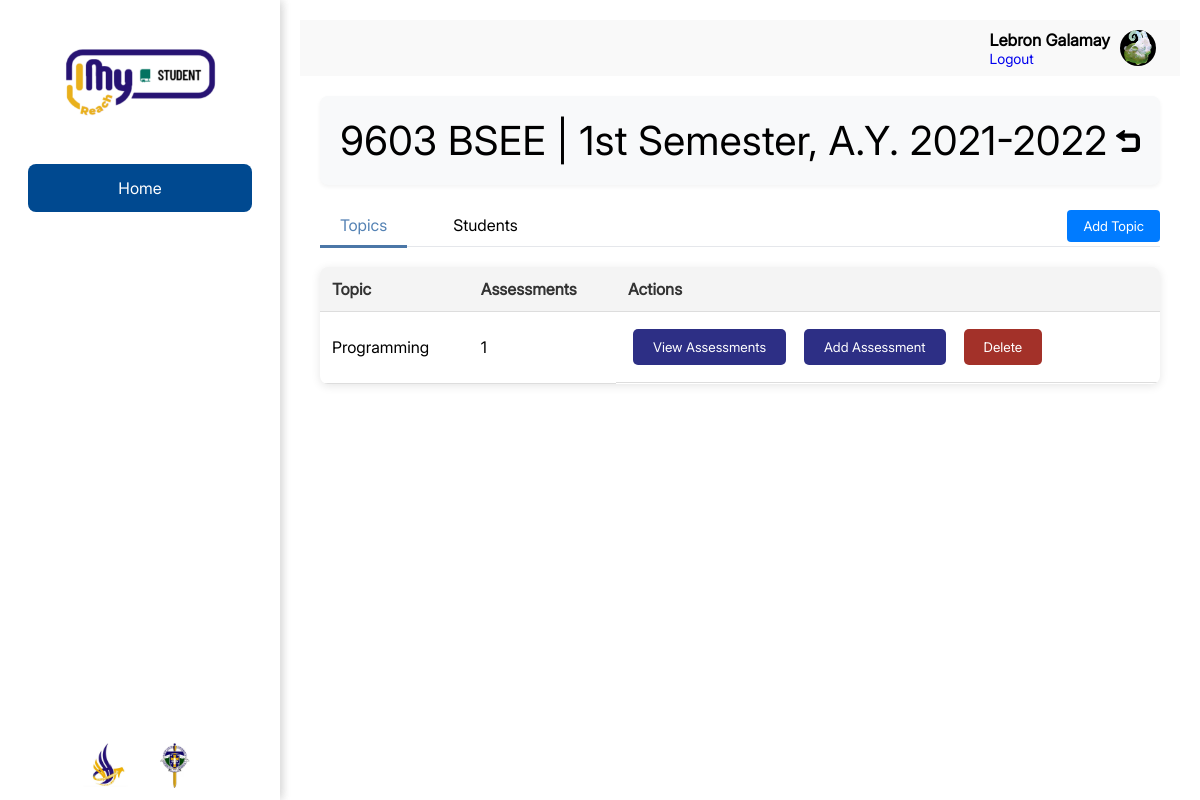
The page /class.php?id=9603 (signed in) on the database its author committed.
### tables this page shows
CREATE TABLE IF NOT EXISTS `classes` (
  `id` int NOT NULL AUTO_INCREMENT,
  `class_code` varchar(20) NOT NULL,
  `program_id` int DEFAULT NULL,
  `faculty_id` int DEFAULT NULL,
  `sem` tinyint DEFAULT NULL,
  `AY` varchar(9) DEFAULT NULL,
  PRIMARY KEY (`id`),
  UNIQUE KEY `class_code` (`class_code`),
  UNIQUE KEY `idx_class_code` (`class_code`),
  KEY `program_id` (`program_id`),
  KEY `faculty_id` (`faculty_id`)
);

CREATE TABLE IF NOT EXISTS `programs` (
  `id` int NOT NULL AUTO_INCREMENT,
  `name` varchar(100) NOT NULL,
  PRIMARY KEY (`id`)
);

CREATE TABLE IF NOT EXISTS `topics` (
  `id` int NOT NULL AUTO_INCREMENT,
  `topic` varchar(255) NOT NULL,
  `class_code` varchar(255) NOT NULL,
  PRIMARY KEY (`id`),
  KEY `fk_topic_class_code` (`class_code`)
);

### class.php (the view, shortened to what this page needs)
<?php
include('php/class-queries/get_class_details.php');
$class_code = $_GET['id'];
$class = getClassDetails($class_code);
?>
<!DOCTYPE html>
<html lang="en">
<head>
    <link rel="stylesheet" href="styles/styles.css">
    <link rel="stylesheet" href="styles/tabs.css">
</head>
<body>
    <section id="sidebar">
        <?php include 'includes/sidebar.php' ?>
    </section>
    <section id="content">
        <?php include 'includes/nav.php' ?>
        <main id="main">
            <div class="heading2">
                <h1><?php echo htmlspecialchars($class['class_code']) . ' ' . htmlspecialchars($class['program_name']) . ' | ' . getSemesterText($class['sem']) . ", A.Y. " . htmlspecialchars($class['AY']); ?></h1>
                <img id="return-btn" src="img/return-button.svg" alt="return to classes page" onclick="window.location.href='classes.php'">
            </div>
    <section>
    <div class="tabs-container">
        <div class="tabs-header">
            <div>
                <a class="tabs" data-tab="topics">Topics</a>
                <a class="tabs" data-tab="students">Students</a>
            </div>
            <button class="action-btn" onclick="showAddTopicModal()">Add Topic</button>
        </div>
        <div id="topics" class="tab-content">
            <?php
                $topics = getClassTopics($class_code);
                displayClassTopics($topics);
            ?>
        </div>
    </div>
            </section>
        </main>
    </section>
</body>
</html>

### php/class-queries/get_class_details.php (shortened to what this page needs)
<?php
include('php/db.php');
function getClassDetails($class_code) {
    global $conn;
    $sql = "SELECT c.id, c.class_code, c.sem, c.AY,
                   p.name as program_name,
                   u.first_name, u.last_name
            FROM classes c
            LEFT JOIN programs p ON c.program_id = p.id
            LEFT JOIN users u ON c.faculty_id = u.id
            WHERE c.class_code = ?";
    $stmt = $conn->prepare($sql);
    $stmt->bind_param("s", $class_code);
    $stmt->execute();
    $result = $stmt->get_result();
    return $result->fetch_assoc();
}
function getSemesterText($sem) {
    switch($sem) {
        case 1:
            return "1st Semester";
    }
}
function getClassTopics($class_code) {
    global $conn;
    $sql = "SELECT t.id, t.topic,
            (SELECT COUNT(*) FROM topic_assessments ta WHERE ta.topic_id = t.id) as assessment_count
            FROM topics t
            WHERE t.class_code = ?
            ORDER BY t.id";
    $stmt = $conn->prepare($sql);
    $stmt->bind_param("s", $class_code);
    $stmt->execute();
    $result = $stmt->get_result();
    $topics = [];
    while ($row = $result->fetch_assoc()) {
        $topics[] = $row;
    }
    return $topics;
}
    ?>
    <?php
function displayClassTopics($topics) {
    ?>
    <div class="table-responsive">
        <table>
            <thead>
                <tr>
                    <th>Topic</th>
                    <th>Assessments</th>
                    <th>Actions</th>
                </tr>
            </thead>
            <tbody>
                <?php foreach ($topics as $topic): ?>
                    <tr data-topic-id="<?php echo $topic['id']; ?>">
                        <td>
                            <?php echo htmlspecialchars($topic['topic']); ?>
                        </td>
                        <td><?php echo $topic['assessment_count']; ?></td>
                        <td class="action-buttons">
                        <button class="view-btn" onclick="window.location.href='topic_assessments.php?topic_id=<?php echo htmlspecialchars($topic['id']); ?>'">
                                View Assessments
                            </button>
                            <button class="edit-btn" onclick="showAddAssessmentsModal(<?php echo $topic['id']; ?>)">
                                Add Assessment
                            </button>
                            <button class="del-btn" onclick="deleteTopic(<?php echo $topic['id']; ?>)">
                                Delete
                            </button>
                        </td>
                    </tr>
                <?php endforeach; ?>
            </tbody>
        </table>
    </div>
    <?php
}
?>

### styles/styles.css (style rules this page uses)
* { margin: 0; padding: 0; box-sizing: border-box; font-family: Inter; }
html, body { height: 100%; margin: 0; padding: 0; overflow: hidden; }
a { text-decoration: none; }
:root { --inter: 'Inter', sans-serif; --light: #F9F9F9; --blue: #3C91E6; --light-blue: #CFE8FF; --grey: #eee; --dark-grey: #AAAAAA; --dark: #342E37; --dark-green: #45a049; --green: #4CAF50; }
#content { width: calc(100% - 280px); margin-left: 280px; transition: .3s ease; overflow-x: hidden; box-sizing: border-box; min-height: 100vh; overflow: visible; padding: 20px; }
#main { padding: 20px; }
.view-btn, .del-btn, .edit-btn, .save-btn, .publish-btn, .unpublish-btn, .view2-btn, .ans-btn { background-color: #2d2f85; color: white; padding: 10px 20px; margin: 5px; border: none; border-radius: 5px; cursor: pointer; }
.del-btn { background-color: #a33129; }
.edit-btn { background: #2d2f85; }

### styles/tabs.css (style rules this page uses)
.tabs-container { margin-top: 20px; }
.tabs-header { display: flex; align-items: center; border-bottom: 1px solid #e5e7eb; margin-bottom: 1rem; }
.tabs-header > div:first-child { flex: 1; display: flex; gap: 1rem; }
.tabs { padding: 10px 20px; border: none; background: none; cursor: pointer; font-size: 16px; margin-right: 10px; text-decoration: none; color: inherit; }
.tabs.active { border-bottom: 3px solid #4b77a7; color: #5482b4; margin-bottom: -2px; }
.tab-content { display: none; }

### styles/main.css (style rules this page uses)
#main { width: 100%; padding: 36px 24px; font-family: var(--inter); max-height: calc(100vh - 56px); overflow-y: auto; }
#main h1 { font-size: 40px; font-weight: 400; }
.heading2 { padding: 20px; background: #f8f9fa; border-radius: 8px; margin-bottom: 20px; box-shadow: 0 2px 4px rgba(0,0,0,0.05); display: flex; justify-content: space-between; align-items: center; }
.action-btn { padding: 8px 16px; border: none; border-radius: 4px; background: #007bff; color: white; cursor: pointer; transition: background 0.3s; }
.table-responsive { margin-top: 20px; }
table { width: 100%; border-collapse: collapse; background: white; border-radius: 8px; overflow: hidden; }
th, td { padding: 12px 15px; text-align: left; border-bottom: 1px solid #ddd; }
th { background: #f4f6f8; font-weight: 600; color: #333; }
.action-buttons { display: flex; gap: 8px; }
#return-btn { width: 24px; height: 24px; cursor: pointer; transition: transform 0.2s ease; }

### styles/sidebar.css (style rules this page uses)
#sidebar { position: fixed; top: 0; left: 0; width: 280px; height: 100%; background: #ffffff; display: flex; flex-direction: column; align-items: center; padding-top: 40px; box-shadow: 2px 0 10px rgba(0, 0, 0, 0.1); overflow-y: auto; }

### styles/table.css (style rules this page uses)
table { width: 100%; border-collapse: collapse; margin-top: 20px; box-shadow: 0 2px 10px rgba(0, 0, 0, 0.1); }
th, td { padding: 12px; text-align: left; border-bottom: 1px solid #ddd; }
th { background-color: #f4f4f4; color: #333; }

### rows shown on the page
classes: class_code "9603", program.name "BSEE", sem "1st Semester", AY "2021-2022"
topics: topic "Programming", assessment_count "1"

### other values the page prints
$_SESSION['first_name'] . ' ' . $_SESSION['last_name'] "Lebron Galamay"
